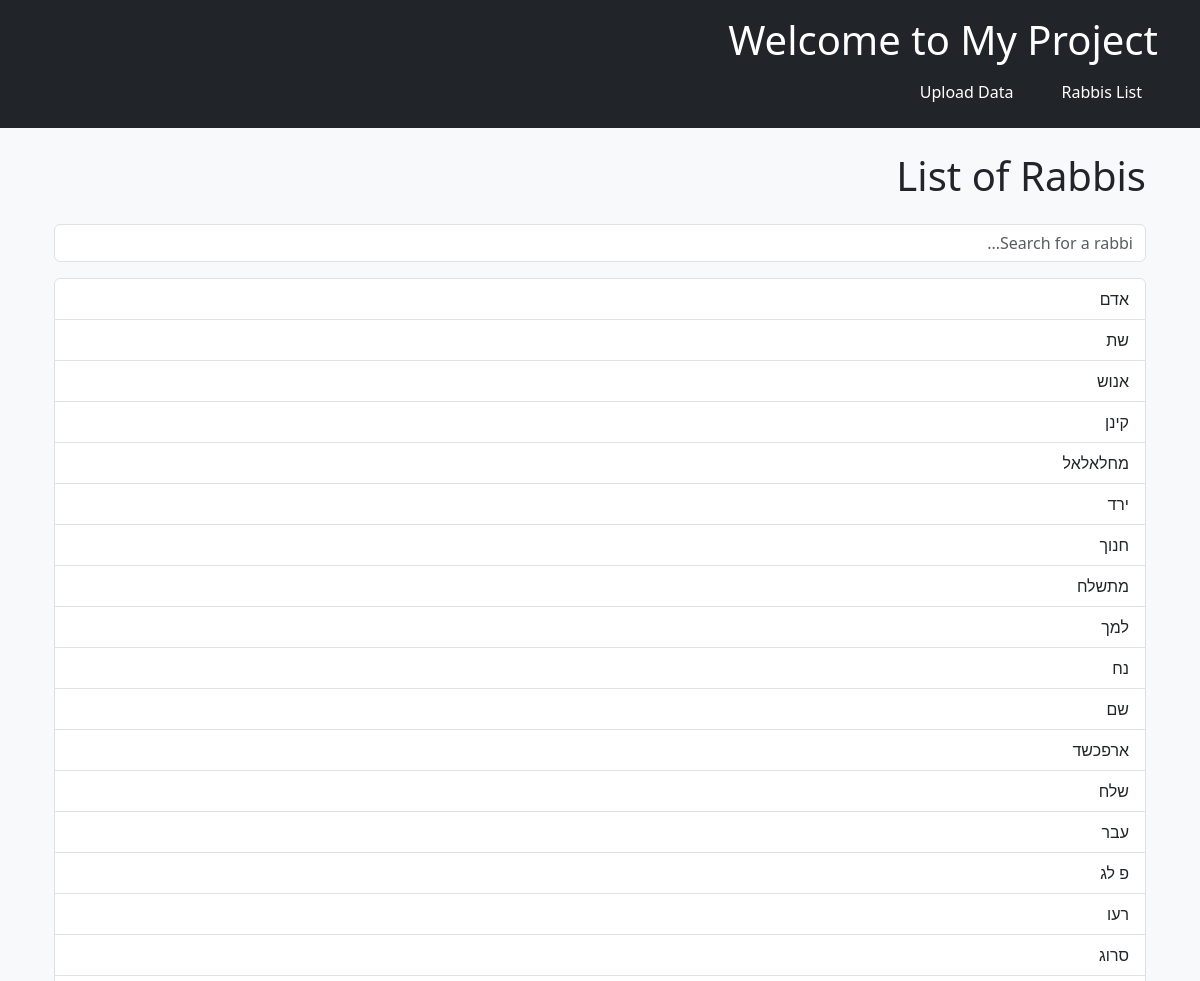
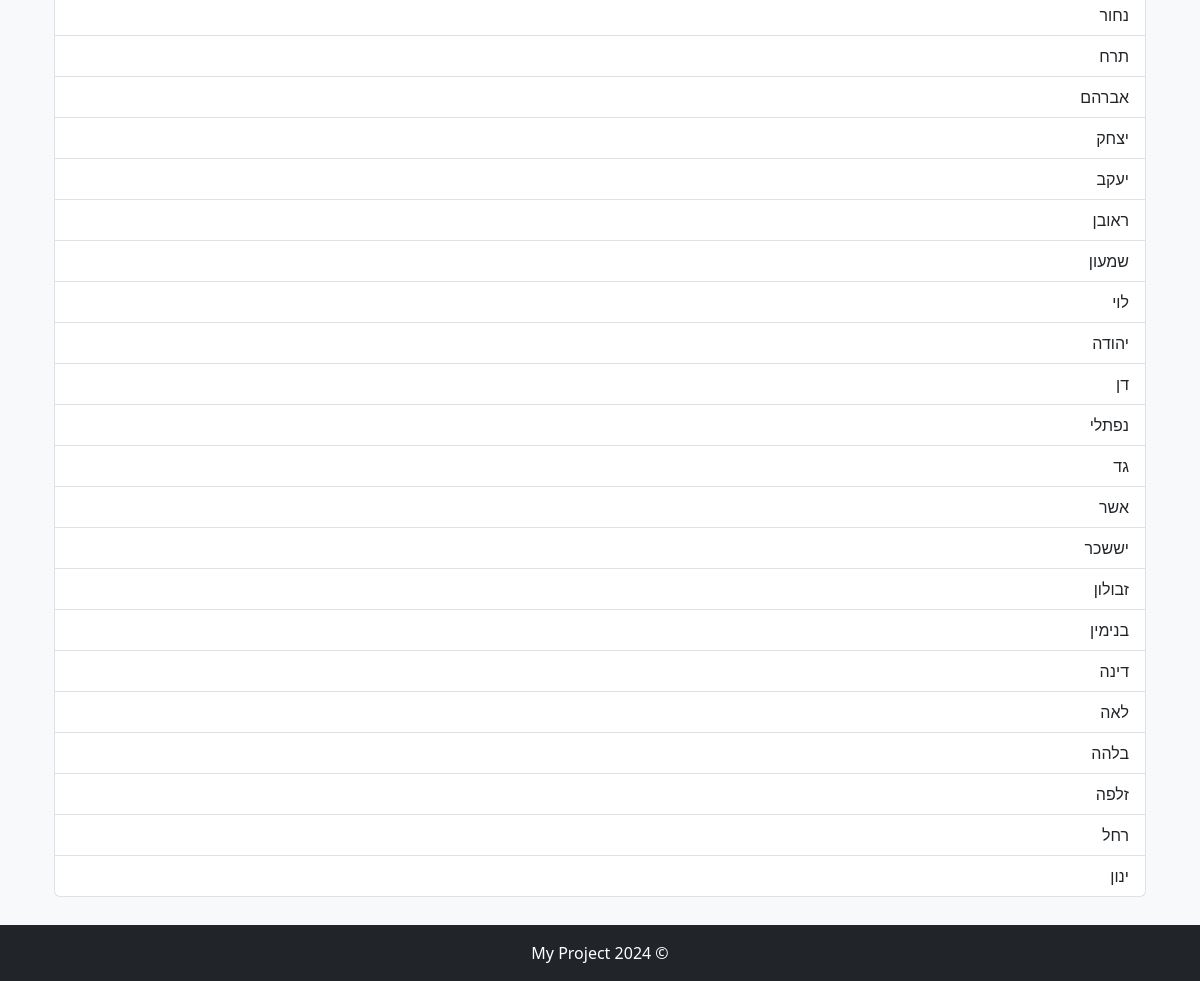
The page /rabbis/ on the database as committed earlier (2 pictures, top to bottom).
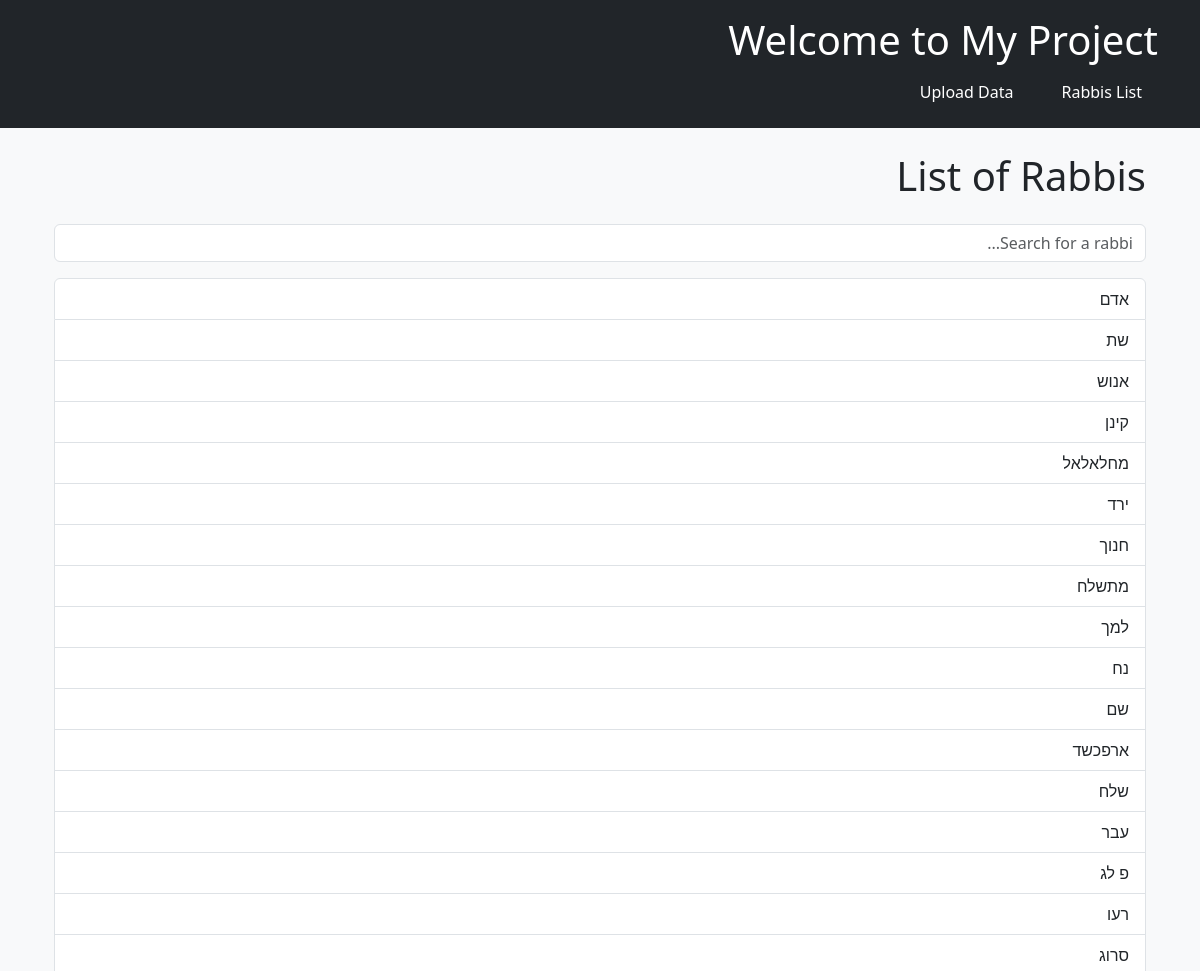
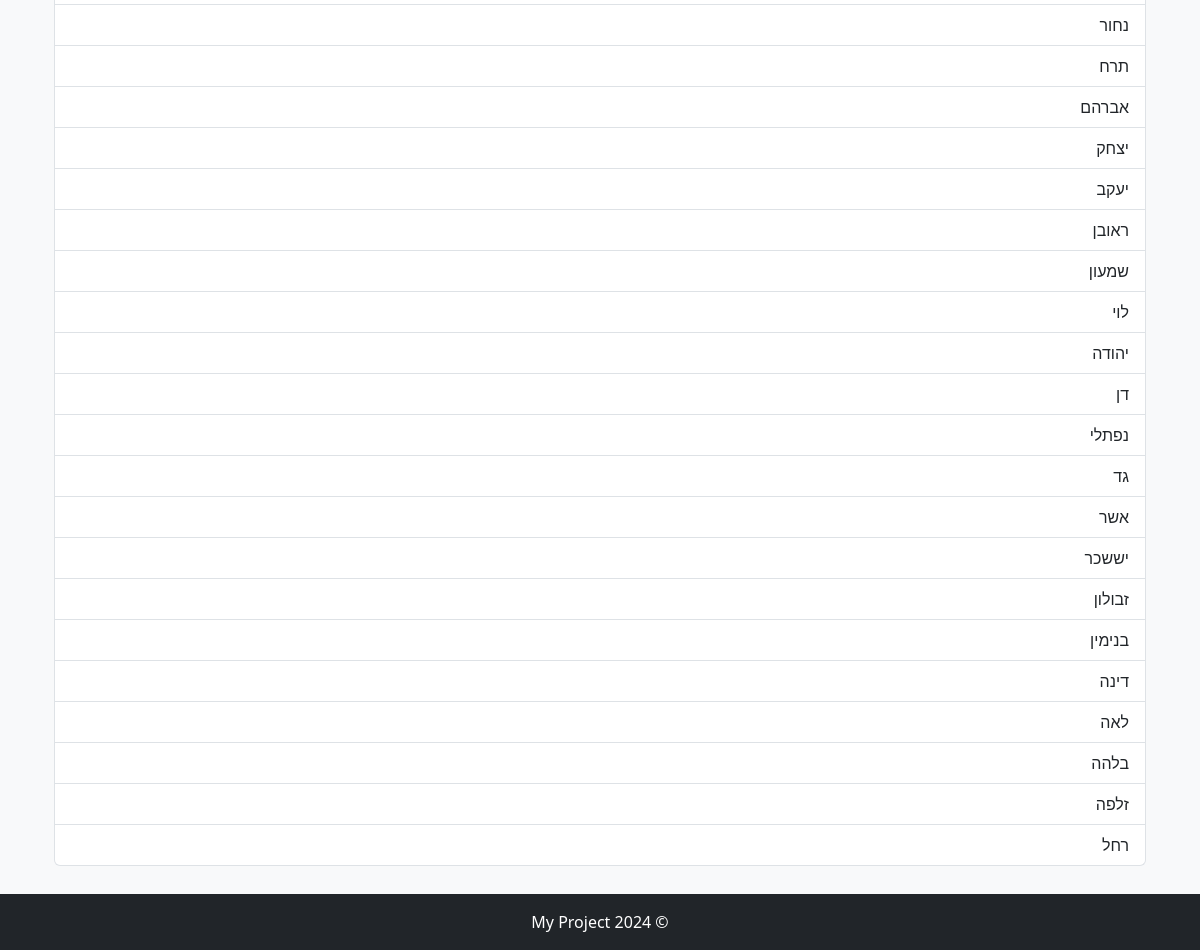
The same page on the database as committed later (2 pictures, top to bottom).
### rabbis/models.py (models this page shows, shortened)
class Person(models.Model):
    unique_id = models.UUIDField(default=uuid.uuid4, editable=False, unique=True)
    name = models.CharField(max_length=255)
    birth_year = models.IntegerField(blank=True, null=True)
    lifespan = models.IntegerField(blank=True, null=True)
    wife = models.ManyToManyField('self', blank=True, related_name='husbands', symmetrical=False)
    notable_offspring = models.ManyToManyField('self', blank=True, related_name='parents', symmetrical=False)
    father = models.ForeignKey('self', on_delete=models.SET_NULL, null=True, blank=True, related_name='children')

### rabbis/views.py (the view)
# urls.py: path('', views.rabbi_list, name='rabbi_list'),
def rabbi_list(request):
    rabbis = Person.objects.all()
    return render(request, 'rabbis/rabbi_list.html', {'rabbis': rabbis})

### rabbis/templates/rabbis/rabbi_list.html (shortened to what this page needs)
{% extends 'rabbis/base.html' %}
{% block content %}
    <div class="container">
        <h1 class="mb-4">List of Rabbis</h1>
        <input type="text" id="search" class="form-control mb-3" placeholder="Search for a rabbi..." />
        <div class="list-group" id="rabbi-list">
            {% for rabbi in rabbis %}
                <a href="{% url 'rabbi_detail' rabbi.id %}" class="list-group-item list-group-item-action">
                    {{ rabbi.name }}
                </a>
            {% empty %}
                <p>No rabbis found.</p>
            {% endfor %}
        </div>
    </div>
{% endblock %}

### rabbis/templates/rabbis/base.html (shortened to what this page needs)
{% load static %}
<!DOCTYPE html>
<html lang="he" dir="rtl">
<head>
    <link href="https://cdn.jsdelivr.net/npm/bootstrap@5.3.0/dist/css/bootstrap.rtl.min.css" rel="stylesheet">
    <link rel="stylesheet" href="{% static 'rabbis/css/styles.css' %}">
</head>
<body>
    <header class="bg-dark text-white py-3">
        <div class="container">
            <h1 class="mb-0">Welcome to My Project</h1>
            <nav class="mt-2">
                <ul class="nav">
                    <li class="nav-item"><a class="nav-link text-white" href="{% url 'rabbi_list' %}">Rabbis List</a></li>
                    <li class="nav-item"><a class="nav-link text-white" href="{% url 'upload_excel' %}">Upload Data</a></li>
                </ul>
            </nav>
        </div>
    </header>
    <main class="container my-4">
        {% block content %}{% endblock %}
    </main>
    <footer class="bg-dark text-white text-center py-3">
        <p class="mb-0">&copy; 2024 My Project</p>
    </footer>
</body>
</html>

### rabbis/static/rabbis/css/styles.css (style rules this page uses)
body { font-family: 'Segoe UI', Tahoma, Geneva, Verdana, sans-serif; background-color: #f8f9fa; color: #212529; padding-bottom: 60px; direction: rtl; text-align: right; }
header { background-color: #343a40; color: white; padding: 1rem 0; text-align: right; }
header h1 { margin-bottom: 0.5rem; text-align: right; }
nav ul { list-style: none; padding-left: 0; text-align: right; }
nav ul li { display: inline; margin-left: 1rem; }
nav ul li a { color: white; text-decoration: none; }
footer { background-color: #343a40; color: white; position: fixed; bottom: 0; width: 100%; text-align: center; }

Rows that differ between the two databases and show on the page:
removed Person: name "ינון"
